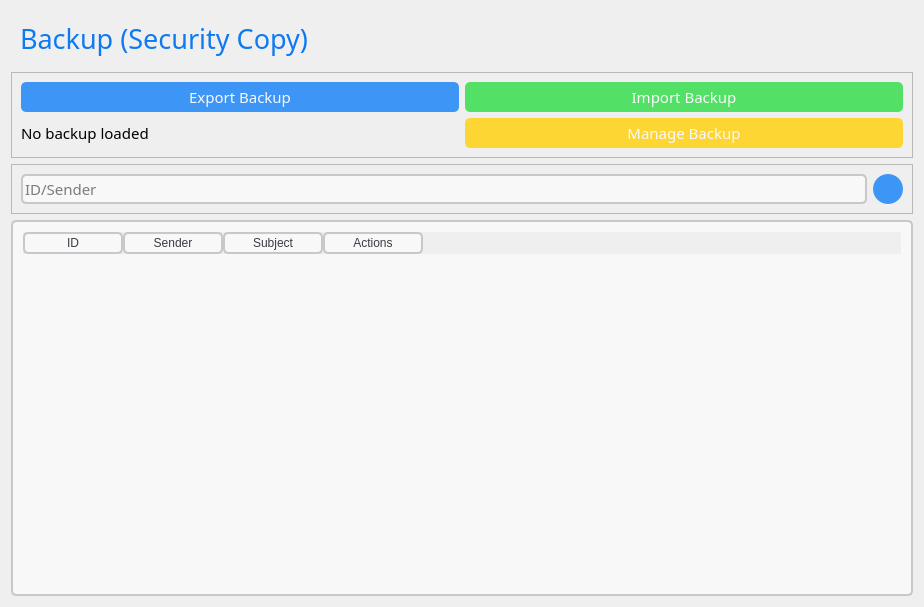
<?xml version="1.0" encoding="UTF-8"?>
<ui version="4.0">
 <class>BackupWindow</class>
 <widget class="QWidget" name="BackupWindow">
  <property name="geometry">
   <rect>
    <x>0</x>
    <y>0</y>
    <width>924</width>
    <height>607</height>
   </rect>
  </property>
  <property name="windowTitle">
   <string>Form</string>
  </property>
  <property name="styleSheet">
   <string notr="true">/**
 * Blue: rgb(61, 149, 245);
 * Hover Blue: rgb(13, 122, 242);
 * Light Hover Blue: rgb(187, 225, 250);
 * Red: rgb(242, 22, 43);
 * Hover Red: rgb(203, 11, 29);
 * Green: rgb(82, 224, 102);
 * Yellow: rgb(253, 214, 52);
 * Hover Yellow:  rgb(253, 205, 36);
 * Hover Green: rgb(39, 216, 63);
 * Light Gray: rgb(200, 200, 200);
 * Gray : rgb(239, 239, 239);
 * White: rgb(248, 248, 248);
 */

#BackupWindow {
	background-color: rgb(239, 239, 239);
	border-radius: 10px;
}

#importButton {
	background-color: rgb(82, 224, 102);
}

#importButton:hover {
	background-color: rgb(39, 216, 63);
}

#manageButton {
	background-color: rgb(253, 214, 52);
}

#manageButton:hover {
	
	background-color: rgb(253, 205, 36);
}

#searchButton {
	border-radius: 15px;
}

.QTableWidget {
	background-color: rgb(248, 248, 248);
	padding: 10px;
	border: 2px solid rgb(200, 200, 200);
	border-radius: 5px;
}

QHeaderView::section {
	background-color:rgb(248, 248, 248);
	color: rgb(57, 59, 68);
	border: 2px solid rgb(200, 200, 200);
	padding-left: 5px;
	padding-right: 5px;
	border-radius: 5px;
}

QLabel {
	background-color: rgb(239, 239, 239);
}

QLineEdit {
	background-color: rgb(248, 248, 248);
	border-radius: 5px;
	border: 2px solid rgb(200, 200, 200);
}

QLineEdit:hover {
	border: 2px solid rgb(187, 225, 250);
}

QLineEdit:focus {
	border: 2px solid rgb(13, 122, 242);
}

QSpinBox {
	background-color: rgb(248, 248, 248);
	border-radius: 5px;
	border: 2px solid rgb(200, 200, 200);
}

QSpinBox:hover {
	border: 2px solid rgb(187, 225, 250);
}

QSpinBox:focus {
	border: 2px solid rgb(13, 122, 242);
}

QPlainTextEdit {
	background-color: rgb(248, 248, 248);
	border-radius: 5px;
	border: 2px solid rgb(200, 200, 200);
}

QPlainTextEdit:hover {
	border: 2px solid rgb(187, 225, 250);
}

QPlainTextEdit:focus {
	border: 2px solid rgb(13, 122, 242);
}

QPushButton {
	background-color: rgb(61, 149, 245);
	color: rgb(248, 248, 248);
	border-radius: 5px;
}

QPushButton:hover {
	background-color: rgb(13, 122, 242);
}</string>
  </property>
  <layout class="QGridLayout" name="gridLayout_2">
   <item row="0" column="0">
    <widget class="QFrame" name="backupFrame">
     <property name="minimumSize">
      <size>
       <width>0</width>
       <height>30</height>
      </size>
     </property>
     <property name="font">
      <font>
       <family>Montserrat</family>
       <pointsize>11</pointsize>
      </font>
     </property>
     <property name="styleSheet">
      <string notr="true"/>
     </property>
     <property name="frameShape">
      <enum>QFrame::NoFrame</enum>
     </property>
     <property name="frameShadow">
      <enum>QFrame::Raised</enum>
     </property>
     <layout class="QVBoxLayout" name="verticalLayout_5">
      <item>
       <widget class="QLabel" name="backupLabel">
        <property name="minimumSize">
         <size>
          <width>0</width>
          <height>0</height>
         </size>
        </property>
        <property name="font">
         <font>
          <family>Montserrat Light</family>
          <pointsize>20</pointsize>
          <weight>50</weight>
          <bold>false</bold>
         </font>
        </property>
        <property name="styleSheet">
         <string notr="true">#backupLabel {
	color: rgb(13, 122, 242); 
}</string>
        </property>
        <property name="text">
         <string>Backup (Security Copy)</string>
        </property>
       </widget>
      </item>
     </layout>
    </widget>
   </item>
   <item row="1" column="0">
    <widget class="QFrame" name="controlsFrame">
     <property name="frameShape">
      <enum>QFrame::StyledPanel</enum>
     </property>
     <property name="frameShadow">
      <enum>QFrame::Raised</enum>
     </property>
     <layout class="QGridLayout" name="gridLayout">
      <item row="0" column="0">
       <widget class="QPushButton" name="exportButton">
        <property name="minimumSize">
         <size>
          <width>0</width>
          <height>30</height>
         </size>
        </property>
        <property name="font">
         <font>
          <family>Montserrat Medium</family>
          <pointsize>11</pointsize>
          <weight>50</weight>
          <bold>false</bold>
         </font>
        </property>
        <property name="focusPolicy">
         <enum>Qt::TabFocus</enum>
        </property>
        <property name="autoFillBackground">
         <bool>false</bool>
        </property>
        <property name="styleSheet">
         <string notr="true"/>
        </property>
        <property name="text">
         <string>Export Backup</string>
        </property>
        <property name="icon">
         <iconset resource="resources.qrc">
          <normaloff>:/icons/downarrow.png</normaloff>:/icons/downarrow.png</iconset>
        </property>
        <property name="iconSize">
         <size>
          <width>24</width>
          <height>24</height>
         </size>
        </property>
       </widget>
      </item>
      <item row="0" column="1">
       <widget class="QPushButton" name="importButton">
        <property name="enabled">
         <bool>true</bool>
        </property>
        <property name="minimumSize">
         <size>
          <width>0</width>
          <height>30</height>
         </size>
        </property>
        <property name="font">
         <font>
          <family>Montserrat Medium</family>
          <pointsize>11</pointsize>
          <weight>50</weight>
          <bold>false</bold>
         </font>
        </property>
        <property name="focusPolicy">
         <enum>Qt::TabFocus</enum>
        </property>
        <property name="styleSheet">
         <string notr="true">/** 
  * Green: rgb(82, 224, 102);
  * Darker green: rgb(39, 216, 63);
*/

#importBackupButton {
	background-color: rgb(82, 224, 102);
}

#importBackupButton:hover {
	background-color: rgb(39, 216, 63);
}</string>
        </property>
        <property name="text">
         <string>Import Backup</string>
        </property>
        <property name="icon">
         <iconset resource="resources.qrc">
          <normaloff>:/icons/uparrow.png</normaloff>:/icons/uparrow.png</iconset>
        </property>
        <property name="iconSize">
         <size>
          <width>24</width>
          <height>24</height>
         </size>
        </property>
        <property name="flat">
         <bool>false</bool>
        </property>
       </widget>
      </item>
      <item row="1" column="0">
       <widget class="QLabel" name="managedLabel">
        <property name="font">
         <font>
          <family>Montserrat</family>
          <pointsize>11</pointsize>
         </font>
        </property>
        <property name="text">
         <string>No backup loaded</string>
        </property>
       </widget>
      </item>
      <item row="1" column="1">
       <widget class="QPushButton" name="manageButton">
        <property name="minimumSize">
         <size>
          <width>0</width>
          <height>30</height>
         </size>
        </property>
        <property name="font">
         <font>
          <family>Montserrat Medium</family>
          <pointsize>11</pointsize>
         </font>
        </property>
        <property name="focusPolicy">
         <enum>Qt::TabFocus</enum>
        </property>
        <property name="styleSheet">
         <string notr="true"/>
        </property>
        <property name="text">
         <string>Manage Backup</string>
        </property>
        <property name="icon">
         <iconset resource="resources.qrc">
          <normaloff>:/icons/supervisor.png</normaloff>:/icons/supervisor.png</iconset>
        </property>
        <property name="iconSize">
         <size>
          <width>24</width>
          <height>24</height>
         </size>
        </property>
       </widget>
      </item>
     </layout>
    </widget>
   </item>
   <item row="2" column="0">
    <widget class="QFrame" name="backupSearchFrame">
     <property name="frameShape">
      <enum>QFrame::StyledPanel</enum>
     </property>
     <property name="frameShadow">
      <enum>QFrame::Raised</enum>
     </property>
     <layout class="QHBoxLayout" name="horizontalLayout_3">
      <item>
       <widget class="QLineEdit" name="searchLineEdit">
        <property name="minimumSize">
         <size>
          <width>0</width>
          <height>30</height>
         </size>
        </property>
        <property name="maximumSize">
         <size>
          <width>16777215</width>
          <height>16777215</height>
         </size>
        </property>
        <property name="font">
         <font>
          <family>Montserrat</family>
          <pointsize>11</pointsize>
         </font>
        </property>
        <property name="styleSheet">
         <string notr="true"/>
        </property>
        <property name="maxLength">
         <number>50</number>
        </property>
        <property name="placeholderText">
         <string>ID/Sender</string>
        </property>
       </widget>
      </item>
      <item>
       <widget class="QPushButton" name="searchButton">
        <property name="minimumSize">
         <size>
          <width>30</width>
          <height>30</height>
         </size>
        </property>
        <property name="maximumSize">
         <size>
          <width>30</width>
          <height>30</height>
         </size>
        </property>
        <property name="font">
         <font>
          <family>Montserrat</family>
          <pointsize>11</pointsize>
          <weight>75</weight>
          <bold>true</bold>
         </font>
        </property>
        <property name="focusPolicy">
         <enum>Qt::TabFocus</enum>
        </property>
        <property name="styleSheet">
         <string notr="true"/>
        </property>
        <property name="text">
         <string/>
        </property>
        <property name="icon">
         <iconset resource="resources.qrc">
          <normaloff>:/icons/search.png</normaloff>:/icons/search.png</iconset>
        </property>
       </widget>
      </item>
     </layout>
    </widget>
   </item>
   <item row="3" column="0">
    <widget class="QTableWidget" name="mailTableWidget">
     <property name="font">
      <font>
       <family>Montserrat</family>
       <pointsize>11</pointsize>
       <kerning>false</kerning>
      </font>
     </property>
     <property name="focusPolicy">
      <enum>Qt::TabFocus</enum>
     </property>
     <property name="styleSheet">
      <string notr="true"/>
     </property>
     <property name="columnCount">
      <number>4</number>
     </property>
     <column>
      <property name="text">
       <string>ID</string>
      </property>
     </column>
     <column>
      <property name="text">
       <string>Sender</string>
      </property>
     </column>
     <column>
      <property name="text">
       <string>Subject</string>
      </property>
     </column>
     <column>
      <property name="text">
       <string>Actions</string>
      </property>
     </column>
    </widget>
   </item>
  </layout>
 </widget>
 <tabstops>
  <tabstop>exportButton</tabstop>
  <tabstop>importButton</tabstop>
  <tabstop>manageButton</tabstop>
  <tabstop>searchLineEdit</tabstop>
  <tabstop>searchButton</tabstop>
  <tabstop>mailTableWidget</tabstop>
 </tabstops>
 <resources>
  <include location="resources.qrc"/>
 </resources>
 <connections/>
</ui>
